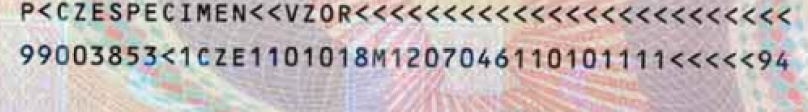
#> input picture 1672.jpg, 808 x 112 px, given in place of AURORA_CHIAPPI_550_0.jpeg, which was not available
$ python cvrotate2.py
#> lines starting #> are read from the running program, lines starting #| are printed output that depends on the picture; after the words box and inside, x2 and y2 are one past the last pixel; in counts of white or black regions, pixels touching at a corner belong together; pictures that were not available may be replaced by others from this repository, and a replacement may not be noted
import numpy as np
import argparse
import cv2

# construct the argument parse and parse the arguments


# load the image from disk
image = cv2.imread("/home/caratred/Downloads/drivers/paper_visas/AURORA_CHIAPPI_550_0.jpeg")
#> image is the input picture: shape (112, 808, 3); mean B, G, R 181.9, 182, 193
gray = cv2.cvtColor(image, cv2.COLOR_BGR2GRAY)
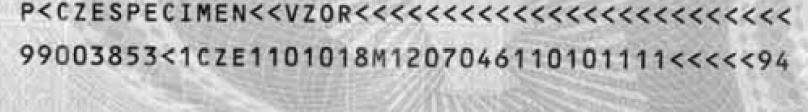
#> gray: shape (112, 808); min 1, max 250, mean 185.3
gray = cv2.bitwise_not(gray)
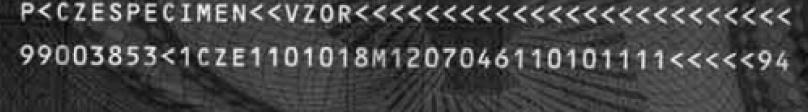
#> gray: shape (112, 808); min 5, max 254, mean 69.7

# threshold the image, setting all foreground pixels to
# 255 and all background pixels to 0
thresh = cv2.threshold(gray, 0, 255,
	cv2.THRESH_BINARY | cv2.THRESH_OTSU)[1]
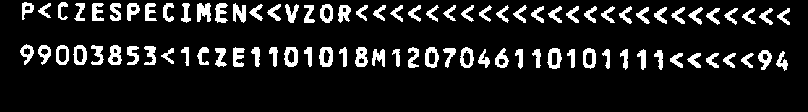
#> thresh: shape (112, 808); 11.6% white; 88 white regions, largest, box (x1, y1, x2, y2) and area: (197, 3, 211, 22) 199, (319, 47, 333, 67) 189, (547, 48, 562, 69) 185
# grab the (x, y) coordinates of all pixel values that
# are greater than zero, then use these coordinates to
# compute a rotated bounding box that contains all
# coordinates
coords = np.column_stack(np.where(thresh > 0))
#> coords = 10541 pairs, first value 2 to 70, second value 20 to 789
angle = cv2.minAreaRect(coords)[-1]
#> angle = -0.422

# the `cv2.minAreaRect` function returns values in the
# range [-90, 0); as the rectangle rotates clockwise the
# returned angle trends to 0 -- in this special case we
# need to add 90 degrees to the angle
if angle < -45:
	angle = -(90 + angle)

# otherwise, just take the inverse of the angle to make
# it positive
else:
	angle = -angle
#> angle = 0.422
(h, w) = image.shape[:2]
#> h = 112; w = 808
center = (w // 2, h // 2)
#> center = (404, 56)
M = cv2.getRotationMatrix2D(center, angle, 1.0)
#> M = [[1, 0.00737, -0.402], [-0.00737, 1, 2.98]]
rotated = cv2.warpAffine(image, M, (w, h),
	flags=cv2.INTER_CUBIC, borderMode=cv2.BORDER_REPLICATE)
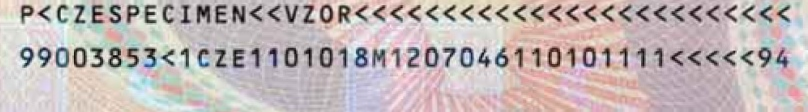
#> rotated: shape (112, 808, 3); mean B, G, R 181.8, 181.9, 193
cv2.putText(rotated, "Angle: {:.2f} degrees".format(angle),
	(10, 30), cv2.FONT_HERSHEY_SIMPLEX, 0.7, (0, 0, 255), 2)
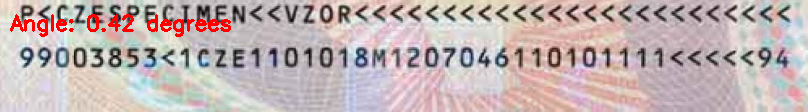
#> rotated: shape (112, 808, 3); 1.69% of pixels changed, all inside (x1, y1, x2, y2) = (10, 14, 231, 37)

# show the output image
print("[INFO] angle: {:.3f}".format(angle))
#| [INFO] angle: 0.422
cv2.imshow("Input", image)
cv2.imshow("Rotated", rotated)
cv2.waitKey(0)

$ run again, on 201.jpg
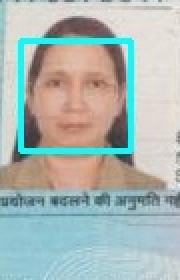
#> input picture 201.jpg, 90 x 140 px, given in place of AURORA_CHIAPPI_550_0.jpeg, which was not available (shown 2 times larger)
#> image is the input picture: shape (140, 90, 3); mean B, G, R 179.6, 183.6, 171.1
#> `thresh = cv2.threshold(gray, 0, 255, cv2.THRESH_BINARY | cv2.THRESH_OT..`:
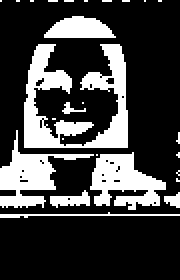
#> thresh: shape (140, 90) (shown 2 times larger); 24.9% white; 26 white regions (18 under 20 px), largest, box (x1, y1, x2, y2) and area: (12, 22, 64, 74) 1279, (45, 76, 83, 105) 636, (0, 65, 47, 104) 614
#> coords = 3136 pairs, first value 0 to 108, second value 0 to 89
#> `angle = cv2.minAreaRect(coords)[-1]`: angle = -90
#> `angle = -(90 + angle)`: angle = 0
#> M = [[1, 0, 0], [0, 1, 0]]
#> `cv2.putText(rotated, "Angle: {:.2f} degrees".format(angle), (10, 30), ..`:
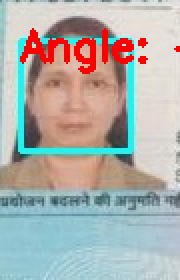
#> rotated: shape (140, 90, 3) (shown 2 times larger); 4.02% of pixels changed, all inside (x1, y1, x2, y2) = (10, 14, 90, 37)
#| [INFO] angle: -0.000
